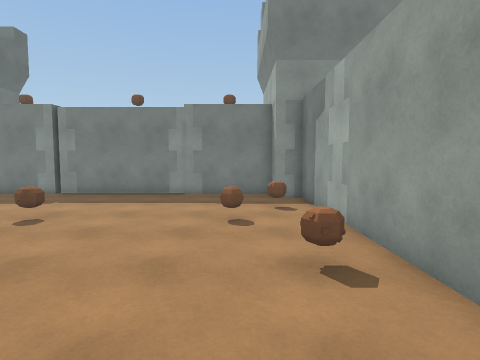
View 1 (above)

12 first-person views from a walk through a 3-D level made in the Unity game engine. The camera is 1.5 m above the floor, tilts 4° down and sees 80° across. The floor is counted in squares, 1 m on a side. Each view is taken from the middle of a square. On the plan, view 1 faces up. The plan holds only what a view shows up to about 14 squares ahead; the rest is blank. The place goes on beyond the plan. The player is left out. Some animated figures are left out. Surface patterns are stand-ins for the level's own textures.

View 2
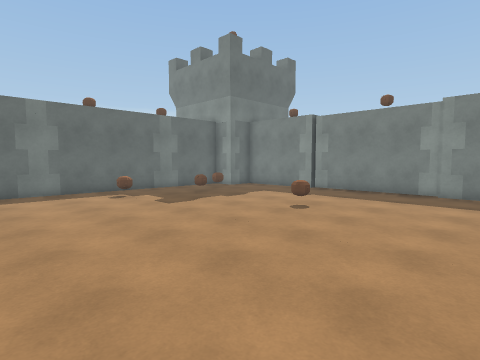

View 3
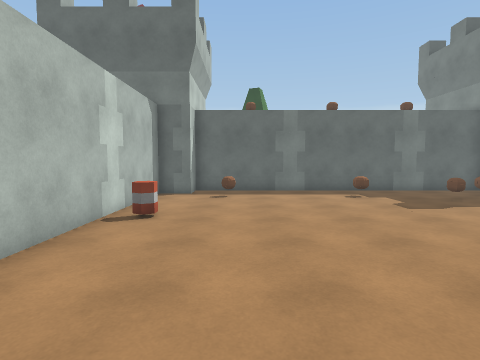

View 4
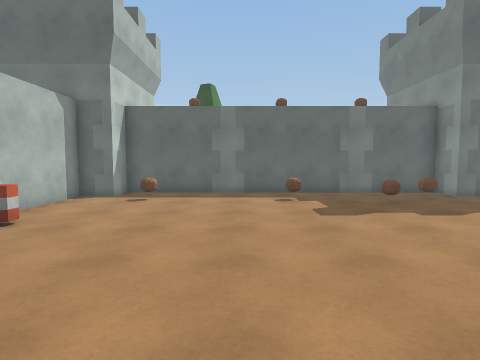

View 5
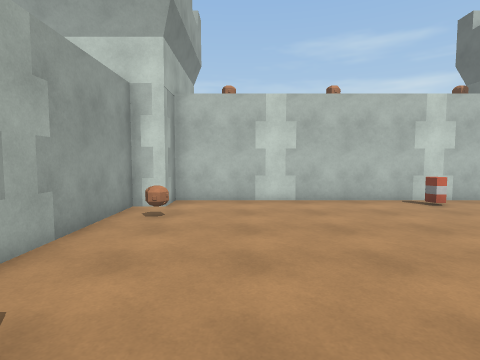

View 6
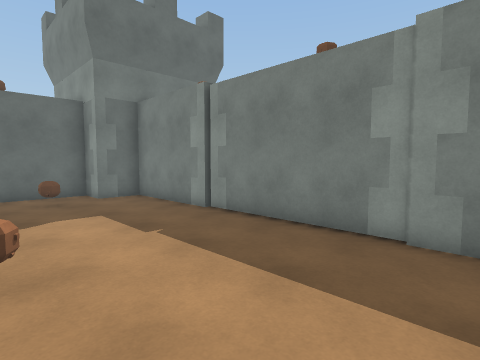

View 7
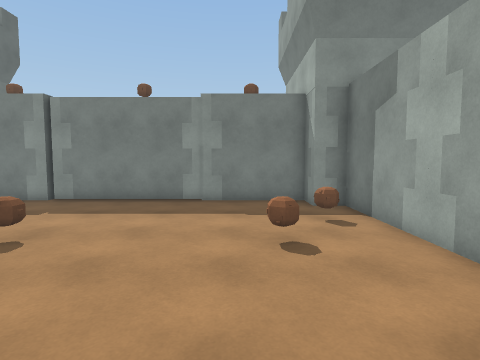

View 8
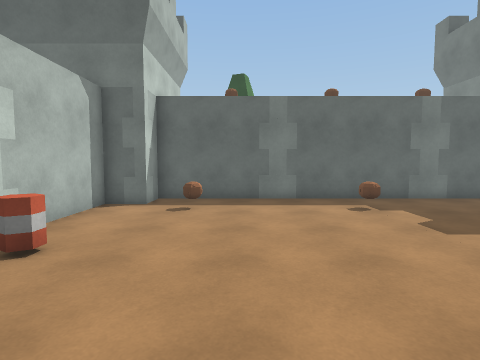

View 9
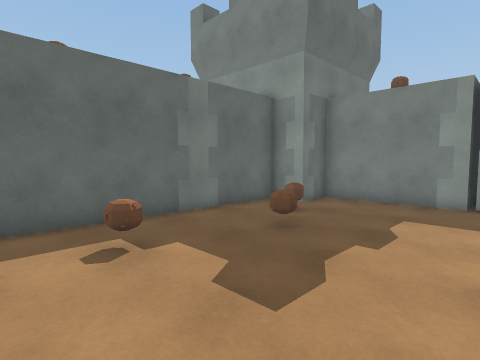

View 10
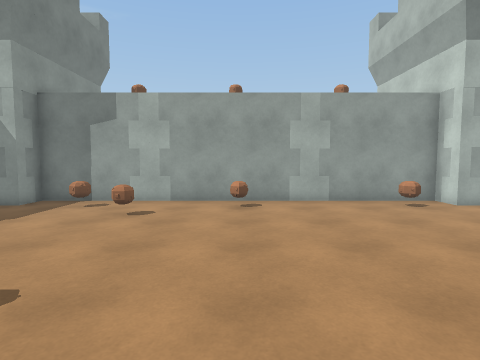

View 11
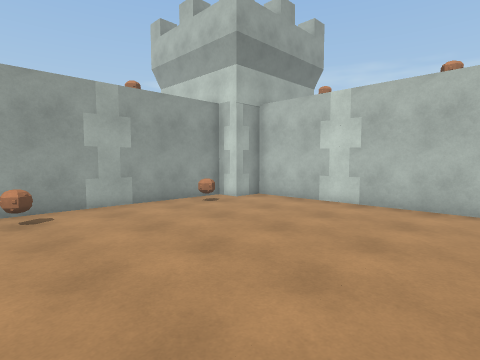

View 12
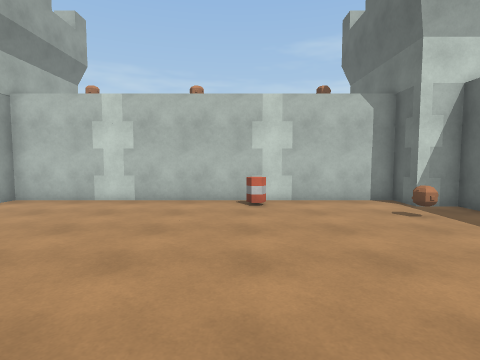

### Floor plan
Key: @ floor where view 1 was taken; # wall or solid block; . floor; B barrel; O other object.
Columns run from 16 left of view 1 to 5 right of it. Each row starts with its distance up from view 1.
 15   O     #          O
 14   O    ###         O
 13   O#####O########OOO
 12    O..............
 11   OO...............O
 10   O................#
  9   O.O............O.#
  8   O................#
  7   O..O.....O....O..O
  6   #................#
  5   #................#
  4   #.O............O.#
  3   #................#
  2   #................#
  1   #................OOO
  0   #.............@..#
 -1   #.O............O.#
 -2   #................#
 -3   #O..............O
 -4 OOOO....B.........OOOO
 -5   O#####O#####O##O
 -6   O
 -7   O

Where each view was taken, in squares from view 1:
view 1: 0 up, 0 right, facing up
view 2: 1 down, 0 right, facing up-left
view 3: 1 down, 0 right, facing left
view 4: 2 up, 1 left, facing left
view 5: 6 up, 1 left, facing down
view 6: 7 up, 1 left, facing up-left
view 7: 2 up, 1 left, facing up
view 8: 0 up, 3 left, facing left
view 9: 2 up, 7 left, facing up-left
view 10: 4 up, 8 left, facing right
view 11: 5 up, 7 left, facing down-right
view 12: 6 up, 7 left, facing down
